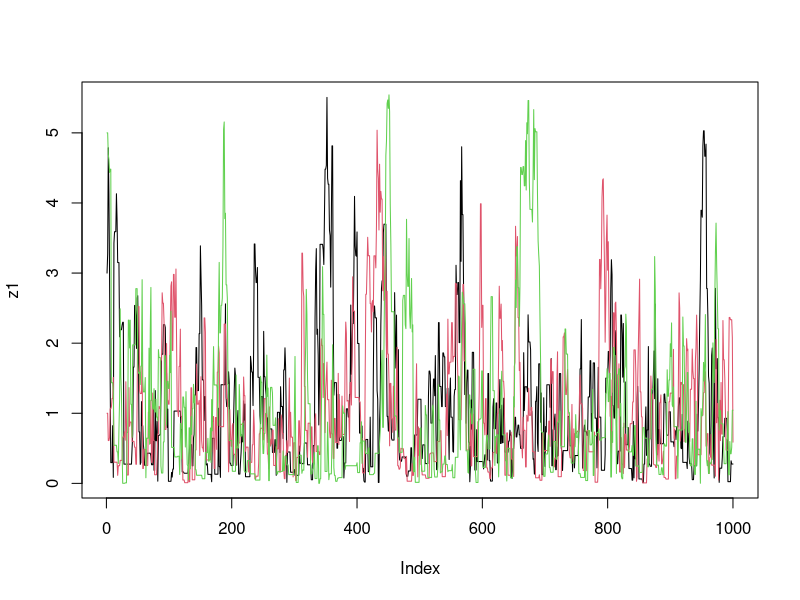
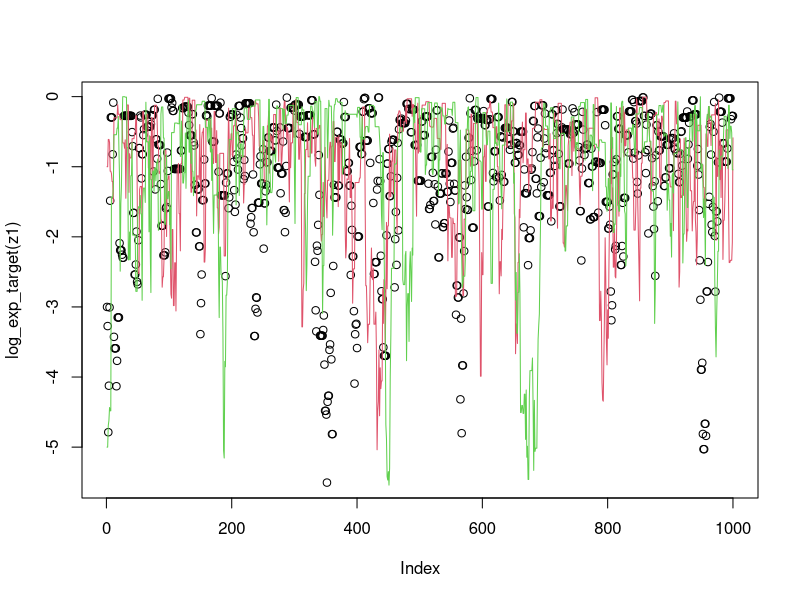
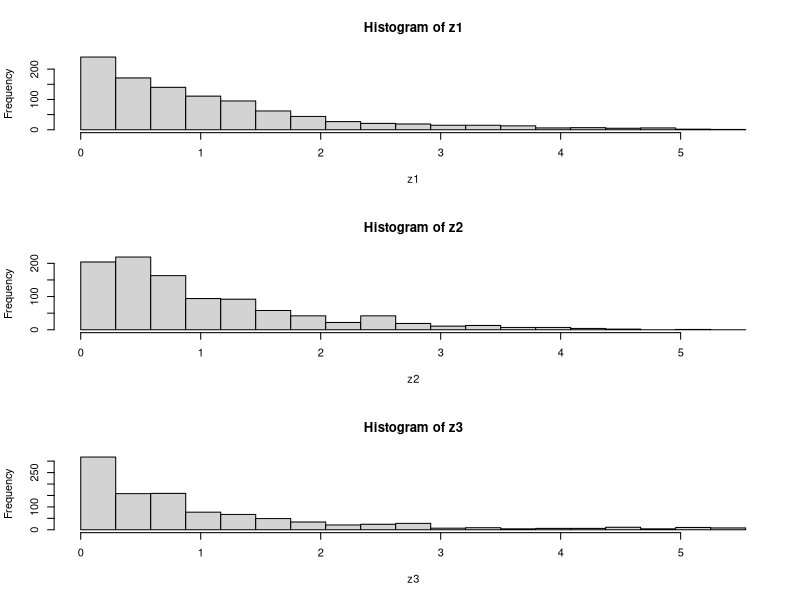
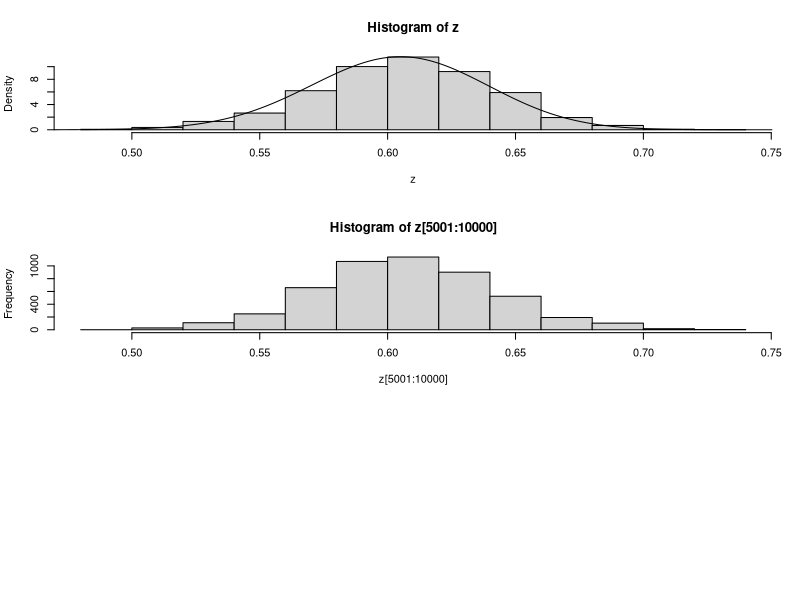

Source code (R) for these figures, in order:
## ---- chunk 1
log_exp_target <- function(x){
  return(dexp(x,rate=1, log=TRUE))
}
## ---- chunk 2
easyMCMC <- function(log_target, niter, startval, proposalsd){
  x <- rep(0,niter)
  x[1] <- startval     
  for(i in 2:niter){
    currentx <- x[i-1]
    proposedx <- rnorm(1, mean=currentx, sd=proposalsd) 
    A <- exp(log_target(proposedx) - log_target(currentx))
    if(runif(1)<A){
      x[i] <- proposedx       # accept move with probabily min(1,A)
    } else {
      x[i] <- currentx        # otherwise "reject" move, and stay where we are
    }
  }
  return(x)
}
## ---- chunk 3
z1 <- easyMCMC(log_exp_target, 1000,3,1)
z2 <- easyMCMC(log_exp_target, 1000,1,1)
z3 <- easyMCMC(log_exp_target, 1000,5,1)

plot(z1,type="l")
lines(z2,col=2)
lines(z3,col=3)

plot(log_exp_target(z1))
lines(log_exp_target(z2),col=2)
lines(log_exp_target(z3),col=3)

par(mfcol=c(3,1)) #rather odd command tells R to put 3 graphs on a single page
maxz <- max(c(z1,z2,z3))
hist(z1,breaks=seq(0,maxz,length=20))
hist(z2,breaks=seq(0,maxz,length=20))
hist(z3,breaks=seq(0,maxz,length=20))

## ---- chunk 4
log_target_bimodal <- function(x){
  log(0.8* dnorm(x,-4,1) + 0.2 * dnorm(x, 4, 1)) 
}
## ---- chunk 5
log_prior <- function(p){
  if((p<0) || (p>1)){  # || here means "or"
    return(-Inf)}
  else{
    return(0)}
}

log_likelihood_hwe <- function(p, nAA, nAa, naa){
  return((2*nAA)*log(p)  + nAa * log (2*p*(1-p)) + (2*naa)*log(1-p))
}

psampler <- function(nAA, nAa, naa, niter, pstartval, pproposalsd){
  p <- rep(0,niter)
  p[1] <- pstartval
  for(i in 2:niter){
    currentp <- p[i-1]
    newp <- currentp + rnorm(1,0,pproposalsd)
    A <- exp(log_prior(newp) + log_likelihood_hwe(newp,nAA,nAa,naa) - log_prior(currentp) - log_likelihood_hwe(currentp,nAA,nAa,naa))
    if(runif(1)<A){
      p[i] <- newp       # accept move with probabily min(1,A)
    } else {
      p[i] <- currentp        # otherwise "reject" move, and stay where we are
    }
  }
  return(p)
}
## ---- chunk 6
z <- psampler(50,21,29,10000,0.5,0.01)
## ---- chunk 7
x <- seq(0,1,length=1000)
hist(z,prob=T)
lines(x,dbeta(x,122, 80))  # overlays beta density on histogram
## ---- chunk 8
hist(z[5001:10000])
